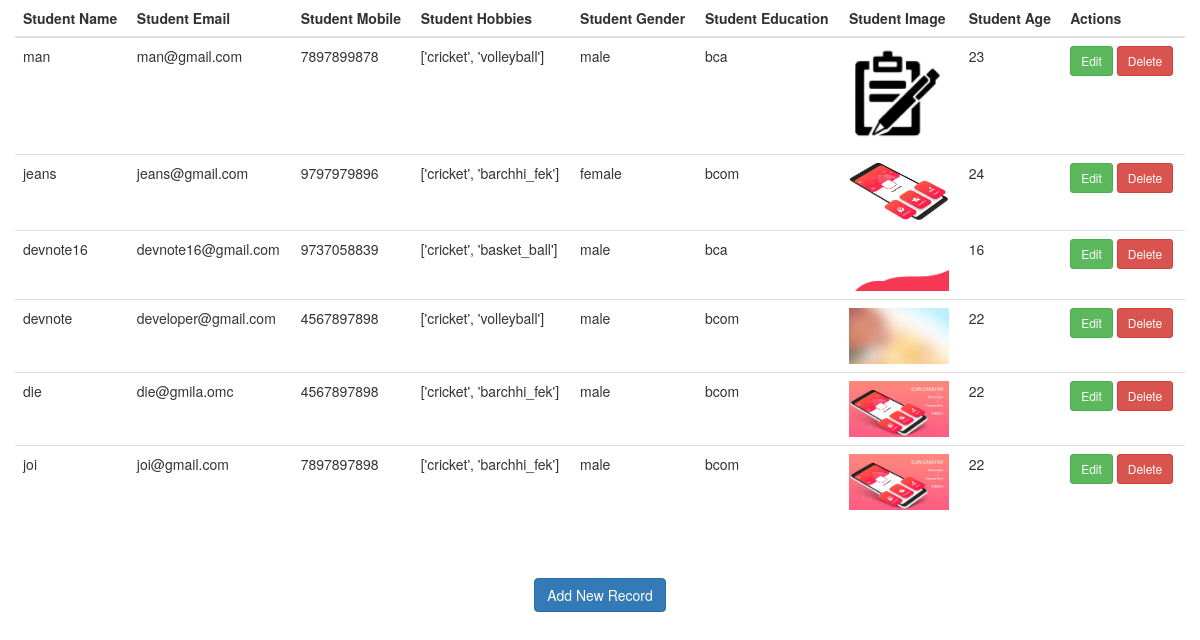
The page / on the database its author committed.
### student/models.py (models this page shows)
class Stud(models.Model):
        name = models.CharField(max_length = 50 )
        email = models.EmailField(blank = True )
        number = models.IntegerField()
        hobbies = models.CharField(blank = True, max_length =255 )
        gender = models.CharField(blank = True, max_length =50 )
        education = models.CharField(blank = True, max_length =50 )
        image = models.FileField(upload_to='student_image',blank = True)
        age = models.CharField(blank = True,max_length =50 )
        class Meta:
            db_table = "student"

### student/views.py (the view)
# urls.py: path('', views.show_stud),
def show_stud(request):
    stud = Stud.objects.order_by('-id');
    return render(request, 'index.html', {'stud':stud})

### student/templates/index.html (shortened to what this page needs)
<!DOCTYPE html>
        <html lang="en">
        <head>
            {% load static %}
            <link rel="stylesheet" href="https://maxcdn.bootstrapcdn.com/bootstrap/3.4.1/css/bootstrap.min.css">
        </head>
        <body>
        <div class="container">
            <div class="row">
        <table class="table table-hover">
            <thead>
            <tr>
                <th>Student Name</th>
                <th>Student Email</th>
                <th>Student Mobile</th>
                <th>Student Hobbies</th>
                <th>Student Gender</th>
                <th>Student Education</th>
                <th>Student Image</th>
                <th>Student Age</th>
                <th>Actions</th>
            </tr>
            </thead>
            <tbody>
            {% for value in stud %}
                <tr>
                    <td>{{ value.name }}</td>
                    <td>{{ value.email }}</td>
                    <td>{{ value.number }}</td>
                    <td>{{ value.hobbies }}</td>
                    <td>{{ value.gender }}</td>
                    <td>{{ value.education }}</td>
                    <td>{% if value.image %}<img src="/media/{{ value.image }}" class="img img-responsive" width="100px">{% endif %}</td>
                    <td>{{ value.age }}</td>
                    <td>
                        <a class="btn btn-success btn-sm" href="/update_stud/{{ value.id }}">  Edit</a>
                        <a class="btn btn-danger btn-sm" onclick="return confirm('Do you really want to delete this item!')" href="/delete_stud/{{ value.id }}"> Delete</a>
                    </td>
                </tr>
            {% empty %}
                <tr><td>No Record Found!</td></tr>
            {% endfor %}
            </tbody>
        </table>
            </div>
        </div>
        <br>
        <br>
        <center><a href="/create_stud" class="btn btn-primary">Add New Record</a></center>

### rows shown on the page
Stud: name "man", email "man@gmail.com", number "7897899878", hobbies "['cricket', 'volleyball']", gender "male", education "bca", image (picture), age "23"
Stud: name "jeans", email "jeans@gmail.com", number "9797979896", hobbies "['cricket', 'barchhi_fek']", gender "female", education "bcom", image (picture), age "24"
Stud: name "devnote16", email "devnote16@gmail.com", number "9737058839", hobbies "['cricket', 'basket_ball']", gender "male", education "bca", image (picture), age "16"
Stud: name "devnote", email "developer@gmail.com", number "4567897898", hobbies "['cricket', 'volleyball']", gender "male", education "bcom", image (picture), age "22"
Stud: name "die", email "die@gmila.omc", number "4567897898", hobbies "['cricket', 'barchhi_fek']", gender "male", education "bcom", image (picture), age "22"
Stud: name "joi", email "joi@gmail.com", number "7897897898", hobbies "['cricket', 'barchhi_fek']", gender "male", education "bcom", image (picture), age "22"
